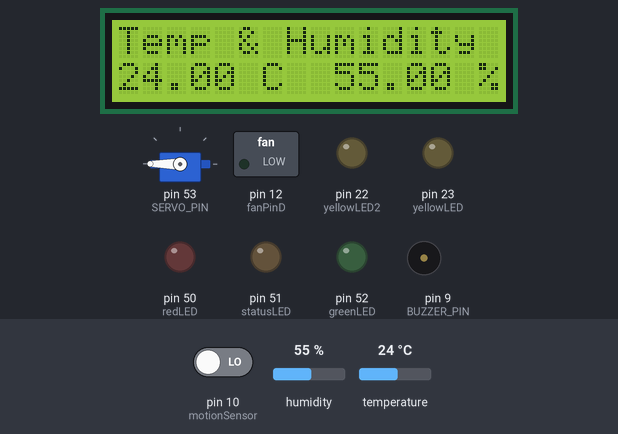
The sketch below on a simulated Arduino Mega 2560, built with avr-gcc and run on an emulated ATmega2560. On the bench: servo, 16×2 character LCD, switched loads named in the sketch (green lamp = pin HIGH), output pins drawn as LEDs (lit = HIGH), buzzer (waves = sounding). Dashed ring = blinking. The test bench sets the inputs (shaded band); at power-on: humidity 55 %, pin 10 (motionSensor) LOW, temperature 24 °C. What the sketch prints to the serial monitor is not drawn.

Above: at 8.0 s.
8.1 s: humidity set to 63 %
At 10.9 s:
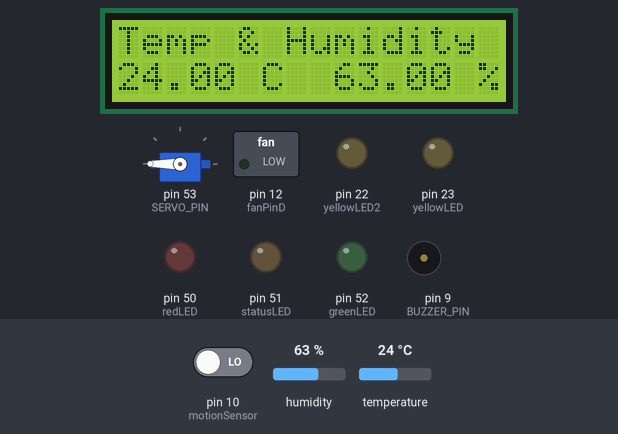
11.4 s: humidity set to 66 %
At 13.1 s:
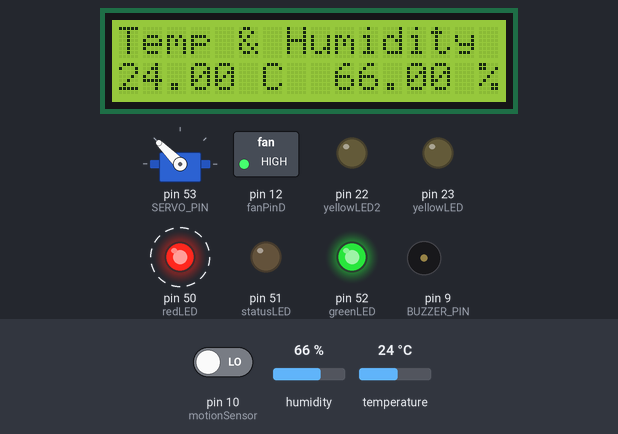
15.3 s: pin 10 (motionSensor) driven HIGH
At 16.2 s:
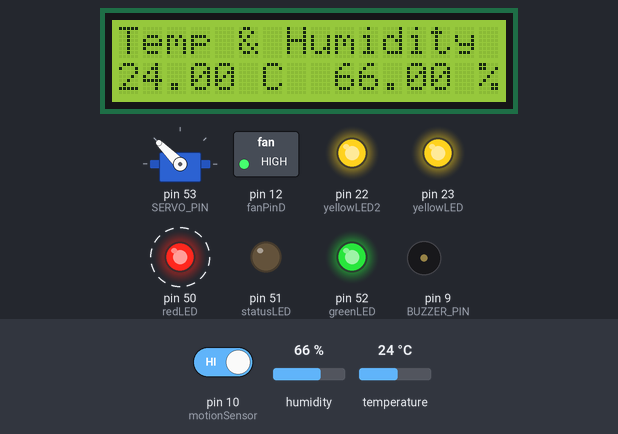
18.4 s: humidity set to 22 %
At 19.6 s:
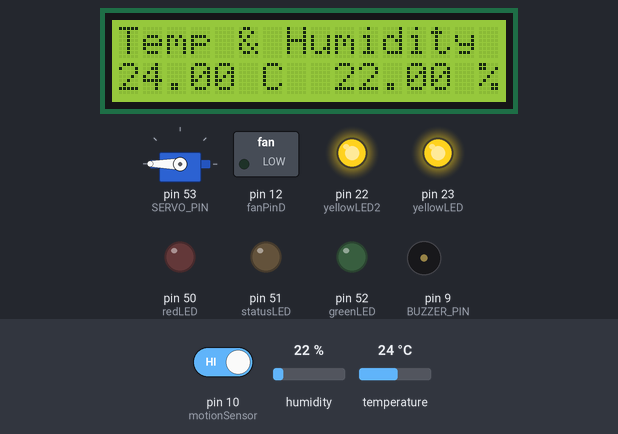
20.3 s: temperature set to 12 °C
At 22.1 s:
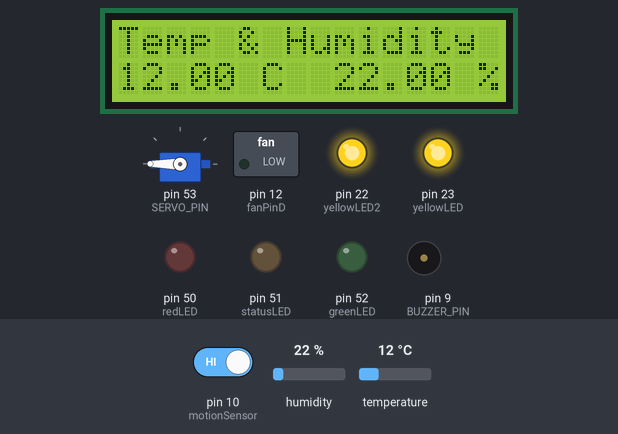
Timing chart, 0 to 23.5 s (numbered marks = the images above; inputs shaded):
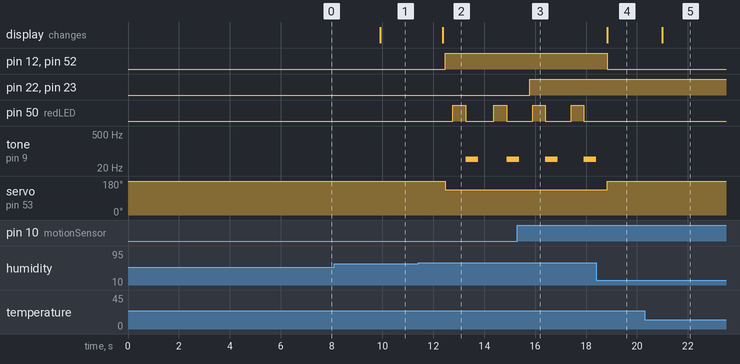

Measured:
- the behaviour switches between 64 and 65 % on humidity (found by bisection; images 1 and 2)
- after the input at 8.1 s, the display: changes after 1.8 s (image 1)
- after the input at 11.4 s, pin 12 (fanPinD): LOW → HIGH after 1.1 s; pin 50 (redLED): alternates HIGH for 0.50 s and LOW for 1.1 s, starting after 1.4 s
- after the input at 15.3 s, pin 22 (yellowLED2), pin 23 (yellowLED): LOW → HIGH after 0.50 s
- after the input at 18.4 s, pin 12 (fanPinD), pin 52 (greenLED): HIGH → LOW after 0.43 s; pin 50 (redLED): stays LOW (without the input it goes to HIGH after 0.53 s); tone on pin 9 (BUZZER_PIN): goes on until 18.4 s, then stays silent; servo on pin 53 (SERVO_PIN): 135° → 180° after 0.43 s; the display: changes after 0.43 s (image 4)
- after the input at 20.3 s, the display: changes after 0.69 s (image 5)

The sketch:

SourceCode.ino
```cpp
//Libraries
#include <DHT.h>
#include <SPI.h>
#include <LiquidCrystal.h>
#include <Servo.h>

// Define the servo pin
#define SERVO_PIN 53
// Define DHT 22 pin and setup (temp and humidity sensor)
#define DHTPin 11
#define DHTType 22

// Define commonly used colors for easy use
#define BLACK 0x0000
#define BLUE 0x001F
#define RED 0xF800
#define GREEN 0x07E0
#define CYAN 0x07FF
#define MAGENTA 0xF81F
#define YELLOW 0xFFE0
#define WHITE 0xFFFF

// Define pin for the buzzer
#define BUZZER_PIN 9

// Define pin for the fan
#define fanPin A9        // Analog pin
const int fanPinD = 12;  // Degital pin

// Define pins for the Liquid Crystal Display (LCD)
LiquidCrystal lcd(2, 3, 4, 5, 6, 7);

// Setup the DHT Sensor
DHT dht(DHTPin, DHTType);

// Create a servo object
Servo servoMotor;

// Define pins for LED and naming them accordingly
int doorPosition = 0;  //initiating with CLosed status
const int statusLED = 51;
const int redLED = 50;
const int greenLED = 52;
const int yellowLED = 23;
const int yellowLED2 = 22;

int motionSensor = 10;    // the pin that the sensor is atteched to
int motionState = LOW;    // by default, no motion detected
int motionValue = 0;      // variable to store the sensor status (motionValue)

//  bool status used in checking input string status
bool stringComplete = false;
String inputString = "";

// float values to store the sensor readings
float temp;
float hum;
float oldTemp;

// boolean values for status check ups
bool blink = false;
bool lightStatus = false;
bool buzzStatus = false;
bool doorStatus = false;
bool fanStatus = false;

void setup() {
  servoMotor.attach(SERVO_PIN); // initialize servo motor
  pinMode(fanPinD, OUTPUT); // initalize fan as an output
  pinMode(redLED, OUTPUT);  // initalize LEDs as an output
  pinMode(yellowLED, OUTPUT);
  pinMode(yellowLED2, OUTPUT);
  pinMode(statusLED, OUTPUT);
  pinMode(greenLED, OUTPUT);
  pinMode(motionSensor, INPUT);  // initialize sensor as an input
  pinMode(BUZZER_PIN, OUTPUT);  // initalize buzzer as an output

  servoMotor.write(180);  //Close door
  doorPosition = 0; // set status to closed
  Serial.begin(9600);

  // set up the LCD's number of columns and rows:
  lcd.begin(16, 2);
  // Print a message to the LCD.
  dht.begin();
  lcd.print("Temp & Humidity");

}

void loop() {

  while (stringComplete == false) {
  lcd.clear();
  lcd.print("Temp & Humidity");

  // while (!Serial.available()){

  clearLCDLine(1);
  oldTemp = temp;
  takeDHTReadings();
  checkMotion();
  blinky();
  buzzBuzz();

  if(Serial.available() != 1) {
    while (!Serial) yield();
    sendReadings();
    delay(400);
    serialEvent();
  }

  if (Serial.available() > 0) {

    delay(500);

    serialEvent();
  }

  }

  if (inputString.startsWith("status")) {
      sendStatus();
    } else if (inputString.startsWith("set")) {
      if (inputString.indexOf("on") > -1) {
        digitalWrite(statusLED, HIGH);
        Serial.println("Status LED turned on");
      } else if (inputString.indexOf("off") > -1) {
        digitalWrite(statusLED, LOW);
        Serial.println("Status LED turned off");
      } else if (inputString.indexOf("open") > -1) {
        openDoor();
      } else if (inputString.indexOf("close") > -1) {
        closeDoor();
      } else {
        Serial.println("invalid set command");
      }
    } else if (inputString.startsWith("fan")) {
      if (inputString.indexOf("on") > -1) {
        fanOn();
      } else if (inputString.indexOf("off") > -1) {
        fanOff();
      } else {
        Serial.println("invalid fan command");
      }
    } else if (inputString.startsWith("lights")) {
      if (inputString.indexOf("on") > -1) {
        lightStatus = true;
        lightsOn();
      } else if (inputString.indexOf("off") > -1) {
        lightStatus = false;
        lightsOff();
      }
    } else if (inputString.startsWith("alert")) {
      if (inputString.indexOf("on") > -1) {
        redAlertOn();
        Serial.println("Alert On");
        blink = true;
        buzzStatus = true;
      } else if (inputString.indexOf("off") > -1) {
        redAlertOff();
        blink = false;
        buzzStatus = false;
        Serial.println("Alert Off");

      } else {
        Serial.println("invalid alert command");
      }
    } else if (inputString.startsWith("send")) {
      if (inputString.indexOf("temp") || inputString.indexOf("hum") || inputString.indexOf("read")) {
        sendReadings();
      } else {
        Serial.println("invalid send command");
      }
    }
    stringComplete = false;
    inputString = "";


}


float takeReading(float temp, float hum) {
  float t = dht.readTemperature();
  delay(100);
  float h = dht.readHumidity();

  return t, h;
}

float takeDHTReadings() {
  // Read temperature in Celsius
  temp = dht.readTemperature();

  // Read humidity (%)
  hum = dht.readHumidity();

  // Check if any reads failed and exit early (to try again)
  if (isnan(hum) || isnan(temp)) {  //Check if the readings are motionValueid
    lcd.print("Failed to read DHT");
    digitalWrite(redLED, HIGH);  //Blink Red LED
    delay(1000);
    digitalWrite(redLED, LOW);
    return;
  }

  // Print temperature and humidity to serial monitor
  // Serial.print("Temperature: ");
  // Serial.print(temperature);
  // Serial.print(" °C");
  // Serial.print("    ");
  // Serial.print("Humidity: ");
  // Serial.print(humidity);
  // Serial.println(" %");
  // Print temperature and humidity to LCD
  // String tempPayload = "Temperature: " + (string)temperature + " °C" + " Humidity: " + (string)humidity + " %";
  // Serial.print(tempPayload);
  // Serial.print(str);

  lcd.setCursor(0, 1);
  lcd.print(temp);
  lcd.print(" C  ");
  lcd.print(hum);
  lcd.print(" % ");

  controlDoor(hum);
}

void checkMotion() {
  motionValue = digitalRead(motionSensor);  // read sensor motionValueue
  if (motionValue == HIGH) {                // check if the sensor is HIGH
    lightsOn();                     // turn LED ON
    // buzzBuzz();                          //can add alarm feature by uncommenting this line
    delay(100);  // delay 100 milliseconds

    if (motionState == LOW) {
      // Serial.println("Motion detected!");
      // openDoor();
      // lcd.clear();
      // lcd.print("MOTION DETECTED!");
      motionState = HIGH;  // update variable motionState to HIGH
    }
  } else {
    delay(200);  // delay 200 milliseconds

    if (motionState == HIGH) {
      // closeDoor();
      // noBuzz();
      // Serial.println("Motion stopped!");
      // lcd.clear();
      // lcd.print("MOTION STOPPED!");
      motionState = LOW;  // update variable motionState to LOW
      if (!lightStatus){
        lightsOff();  // turn LED OFF
      }
    }
  }
}

void controlDoor(float humidity) {
  if (humidity >= 65 & doorPosition == 0) {

    Serial.println("High humidity detected!");
    // lcd.setCursor(0, 1);
    // lcd.print("Opening Door!");
    delay(100);

    // Move the servo to 90 degrees (center position)
    openDoor();
    doorPosition = 1;
    fanOn();
    buzzStatus = true;
    blink = true;

    // Serial.println("Fan turned on!");
    // lcd.print("High humidity!");
    // lcd.setCursor(0, 1);
    // lcd.print("FAN turned on!");
    delay(100);  // Wait for 1 second
  }

  else if (humidity < 65 & doorPosition == 1) {
    Serial.println("Humidity level: Normal");
    // lcd.setCursor(0, 1);
    // lcd.print("Closing Door!");
    // delay(100);
    // Move the servo to 180 degrees (maximum position)
    closeDoor();
    doorPosition = 0;
    fanOff();
    buzzStatus = false;
    blink = false;
    delay(100);  // Wait for 1 second
  }
}

void openDoor() {
  doorStatus = true;
  Serial.println("Door Open");
  servoMotor.write(135);         // turn servo motor 45 degrees clockwise to open the door
  digitalWrite(greenLED, HIGH);  // turn LED ON
  digitalWrite(redLED, LOW);
  // doorPosition = 1;
}

void closeDoor() {
  doorStatus = false;
  Serial.println("Door Closed");
  servoMotor.write(180);        // turn servo motor 45 degrees counter clockwise to close the door
  digitalWrite(greenLED, LOW);  // turn LED OFF
  // doorPosition = 0;
}

void redAlertOn() {
  digitalWrite(redLED, HIGH);
}

void redAlertOff() {
  digitalWrite(redLED, LOW);
}

void fanOn() {
  fanStatus = true;
  digitalWrite(fanPinD, HIGH);
  Serial.println("Fan On");
}

void fanOff() {
  fanStatus = false;
  digitalWrite(fanPinD, LOW);
  Serial.println("Fan Off");
}

void lightsOn() {
  digitalWrite(yellowLED2, HIGH);
  digitalWrite(yellowLED, HIGH);
  Serial.println("Lights On");

}

void lightsOff() {
  lightStatus=false;
  digitalWrite(yellowLED2, LOW);
  digitalWrite(yellowLED, LOW);
  Serial.println("Lights Off");
}

void sendStatus() {
  if (!Serial.available()){
    if (isnan(hum) || isnan(temp)) {  //Check if the readings are motionValueid
      Serial.println("Failed to read from DHT sensor!");
      return;
    }
    else{
      Serial.println("All systems are operating!");
    }
    Serial.println(statusString());
  }
  else return;
}

void sendReadings() {
  if (isnan(hum) || isnan(temp)) {  //Check if the readings are motionValueid
    Serial.println("Failed to read from DHT sensor!");
    return;
  }
  // Print temperature and humidity to serial monitor
  Serial.print("Temperature: ");
  Serial.print(temp);
  Serial.print(" °C");
  Serial.print("    ");
  Serial.print("Humidity: ");
  Serial.print(hum);
  Serial.println(" %");
}

void blinky() {
  if (blink) {
    redAlertOn();
    delay(500);
    redAlertOff();
  } else return;
}

void buzzBuzz(){
  if (buzzStatus){
    tone(BUZZER_PIN, 45);          // Produce a tone of 100 Hz on the buzzer pin
    delay(500);
    noTone(BUZZER_PIN);
  }
  else noTone(BUZZER_PIN);
}

String statusString() {
  String statusString;
  statusString += "Door: ";
  if (doorStatus){
    statusString += "Open  ";
  } else statusString += "Closed";
  statusString += " Lights: ";
  if (lightStatus) {
    statusString += "On ";
  } else statusString += "Off";
  statusString += " Fan: ";
  if (fanStatus) {
    statusString += "On ";
  } else statusString += "Off";
  statusString += " Alert: ";
  if (buzzStatus) {
  statusString += "On ";
  } else statusString += "Off";

  // // makeStatusString(statusString);

  statusString += " Temperature: ";
  statusString += temp;
  statusString += " °C ";
  statusString += " Humidity: ";
  statusString += hum;
  statusString += " %";
  return statusString;
}
void clearLCDLine(int line){
  for(int n = 0; n < 16; n++) { // 20 indicates symbols in line. For 2x16 LCD write - 16
    lcd.setCursor(n,line);
    lcd.print(" ");
  }
  lcd.setCursor(0,line); // set cursor in the beginning of deleted line
}

int read_async() {
  static int state = 0;
  int ret;
  float oldReading = oldTemp;

  switch (state) {
    case 0:
      if (stringComplete) {
        return -1;
      }
      state++;
      return -1;
    case 1:
      if (!stringComplete || (temp == oldReading)) {
        // sendReadings();
        return -1;
      }
      state++;
      return -1;
    default:
      ret = 1;
      state = 0;
      return ret;
  }
}

void serialEvent() {
  while (Serial.available()) {
    char inChar = (char)Serial.read();
    inputString += inChar;
    if (inChar = '\n') {
      stringComplete = true;
    }
  }
}
```
